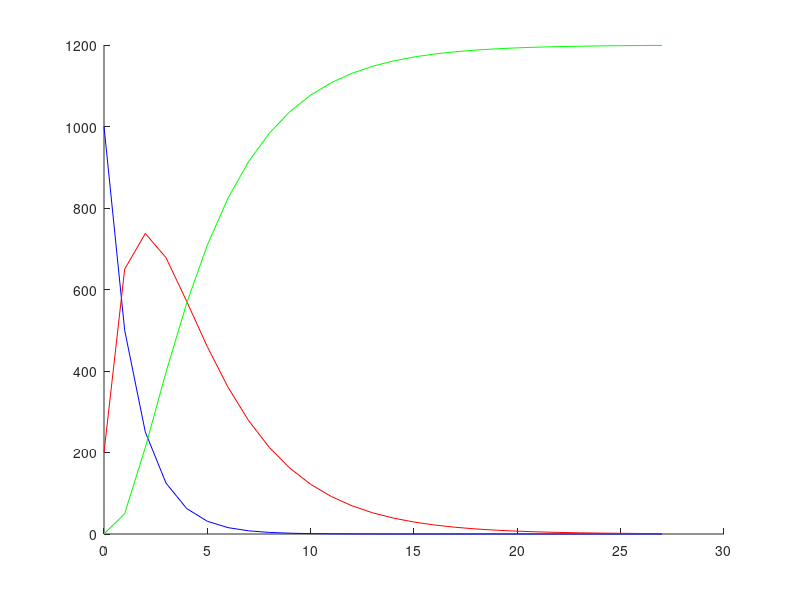

MATLAB code to generate this figure:
clc

a = 1000;
b = 200;
c = 0;

X1 = [a];
X2 = [b];
X3 = [c];

k = 1;
while(true)
   if(X1(k) < 1 && X2(k) < 1)
       break
   end
   X1(k + 1) = (1/2) * X1(k);
   X2(k + 1) = (1/2) * X1(k) + (3/4) * X2(k);
   X3(k + 1) = (1/4) * X2(k) + X3(k);
   k = k + 1;
end

X1
X2
X3
k

figure(1)
hold on
plot(0:k-1, X1, 'b')
plot(0:k-1, X2, 'r')
plot(0:k-1, X3, 'g')

